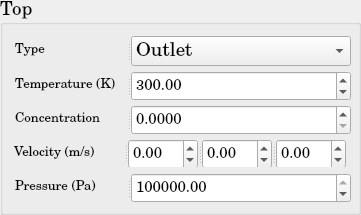
          <widget class="QGroupBox" name="DM_BoundaryCondition_Top">
           <property name="minimumSize">
            <size>
             <width>361</width>
             <height>215</height>
            </size>
           </property>
           <property name="maximumSize">
            <size>
             <width>361</width>
             <height>215</height>
            </size>
           </property>
           <property name="font">
            <font>
             <family>Century Schoolbook L</family>
             <pointsize>14</pointsize>
             <weight>50</weight>
             <bold>false</bold>
            </font>
           </property>
           <property name="title">
            <string>Top</string>
           </property>
           <layout class="QGridLayout" name="gridLayout_33">
            <item row="0" column="0">
             <widget class="QSplitter" name="splitter_76">
              <property name="minimumSize">
               <size>
                <width>338</width>
                <height>30</height>
               </size>
              </property>
              <property name="maximumSize">
               <size>
                <width>334</width>
                <height>30</height>
               </size>
              </property>
              <property name="orientation">
               <enum>Qt::Horizontal</enum>
              </property>
              <widget class="QLabel" name="DM_Type_Top_BC">
               <property name="minimumSize">
                <size>
                 <width>110</width>
                 <height>30</height>
                </size>
               </property>
               <property name="maximumSize">
                <size>
                 <width>110</width>
                 <height>30</height>
                </size>
               </property>
               <property name="text">
                <string>&lt;html&gt;&lt;head/&gt;&lt;body&gt;&lt;p&gt;&lt;span style=&quot; font-size:10pt;&quot;&gt;Type&lt;/span&gt;&lt;/p&gt;&lt;/body&gt;&lt;/html&gt;</string>
               </property>
              </widget>
              <widget class="QComboBox" name="DM_Type_Top_BC_ComboBox">
               <property name="minimumSize">
                <size>
                 <width>220</width>
                 <height>30</height>
                </size>
               </property>
               <property name="maximumSize">
                <size>
                 <width>220</width>
                 <height>30</height>
                </size>
               </property>
               <item>
                <property name="text">
                 <string>Outlet</string>
                </property>
               </item>
               <item>
                <property name="text">
                 <string>Wall</string>
                </property>
               </item>
               <item>
                <property name="text">
                 <string>Inlet</string>
                </property>
               </item>
               <item>
                <property name="text">
                 <string>Neumann</string>
                </property>
               </item>
               <item>
                <property name="text">
                 <string>Dirichlet</string>
                </property>
               </item>
              </widget>
             </widget>
            </item>
            <item row="1" column="0">
             <widget class="QSplitter" name="splitter_77">
              <property name="minimumSize">
               <size>
                <width>338</width>
                <height>30</height>
               </size>
              </property>
              <property name="maximumSize">
               <size>
                <width>334</width>
                <height>30</height>
               </size>
              </property>
              <property name="orientation">
               <enum>Qt::Horizontal</enum>
              </property>
              <widget class="QLabel" name="DM_Temperature_Top_BC">
               <property name="minimumSize">
                <size>
                 <width>110</width>
                 <height>30</height>
                </size>
               </property>
               <property name="maximumSize">
                <size>
                 <width>110</width>
                 <height>30</height>
                </size>
               </property>
               <property name="text">
                <string>&lt;html&gt;&lt;head/&gt;&lt;body&gt;&lt;p&gt;&lt;span style=&quot; font-size:10pt;&quot;&gt;Temperature (K)&lt;/span&gt;&lt;/p&gt;&lt;/body&gt;&lt;/html&gt;</string>
               </property>
              </widget>
              <widget class="QDoubleSpinBox" name="DM_Temperature_Top_BC_doubleSpinBox">
               <property name="minimumSize">
                <size>
                 <width>220</width>
                 <height>30</height>
                </size>
               </property>
               <property name="maximumSize">
                <size>
                 <width>220</width>
                 <height>30</height>
                </size>
               </property>
               <property name="font">
                <font>
                 <pointsize>11</pointsize>
                </font>
               </property>
               <property name="maximum">
                <double>1000000000.000000000000000</double>
               </property>
               <property name="value">
                <double>300.000000000000000</double>
               </property>
              </widget>
             </widget>
            </item>
            <item row="2" column="0">
             <widget class="QSplitter" name="splitter_102">
              <property name="minimumSize">
               <size>
                <width>338</width>
                <height>30</height>
               </size>
              </property>
              <property name="maximumSize">
               <size>
                <width>334</width>
                <height>30</height>
               </size>
              </property>
              <property name="orientation">
               <enum>Qt::Horizontal</enum>
              </property>
              <widget class="QLabel" name="DM_Concentration_Top_BC">
               <property name="minimumSize">
                <size>
                 <width>110</width>
                 <height>30</height>
                </size>
               </property>
               <property name="maximumSize">
                <size>
                 <width>110</width>
                 <height>30</height>
                </size>
               </property>
               <property name="text">
                <string>&lt;html&gt;&lt;head/&gt;&lt;body&gt;&lt;p&gt;&lt;span style=&quot; font-size:10pt;&quot;&gt;Concentration&lt;/span&gt;&lt;/p&gt;&lt;/body&gt;&lt;/html&gt;</string>
               </property>
              </widget>
              <widget class="QDoubleSpinBox" name="DM_Concentration_Top_BC_doubleSpinBox">
               <property name="minimumSize">
                <size>
                 <width>220</width>
                 <height>30</height>
                </size>
               </property>
               <property name="maximumSize">
                <size>
                 <width>220</width>
                 <height>30</height>
                </size>
               </property>
               <property name="font">
                <font>
                 <pointsize>11</pointsize>
                </font>
               </property>
               <property name="decimals">
                <number>4</number>
               </property>
               <property name="maximum">
                <double>1.000000000000000</double>
               </property>
               <property name="singleStep">
                <double>0.010000000000000</double>
               </property>
              </widget>
             </widget>
            </item>
            <item row="3" column="0">
             <widget class="QSplitter" name="splitter_78">
              <property name="orientation">
               <enum>Qt::Horizontal</enum>
              </property>
              <widget class="QLabel" name="DM_Velocity_Top_BC">
               <property name="minimumSize">
                <size>
                 <width>110</width>
                 <height>30</height>
                </size>
               </property>
               <property name="maximumSize">
                <size>
                 <width>110</width>
                 <height>30</height>
                </size>
               </property>
               <property name="text">
                <string>&lt;html&gt;&lt;head/&gt;&lt;body&gt;&lt;p&gt;&lt;span style=&quot; font-size:10pt;&quot;&gt;Velocity (m/s)&lt;/span&gt;&lt;/p&gt;&lt;/body&gt;&lt;/html&gt;</string>
               </property>
              </widget>
              <widget class="QSplitter" name="splitter_79">
               <property name="minimumSize">
                <size>
                 <width>220</width>
                 <height>30</height>
                </size>
               </property>
               <property name="maximumSize">
                <size>
                 <width>218</width>
                 <height>30</height>
                </size>
               </property>
               <property name="orientation">
                <enum>Qt::Horizontal</enum>
               </property>
               <widget class="QDoubleSpinBox" name="DM_Velocity_1d_Top_BC_doubleSpinBox">
                <property name="minimumSize">
                 <size>
                  <width>68</width>
                  <height>30</height>
                 </size>
                </property>
                <property name="maximumSize">
                 <size>
                  <width>70</width>
                  <height>30</height>
                 </size>
                </property>
                <property name="font">
                 <font>
                  <pointsize>11</pointsize>
                 </font>
                </property>
                <property name="minimum">
                 <double>-1000000000.000000000000000</double>
                </property>
                <property name="maximum">
                 <double>1000000000.000000000000000</double>
                </property>
               </widget>
               <widget class="QDoubleSpinBox" name="DM_Velocity_2d_Top_BC_doubleSpinBox">
                <property name="minimumSize">
                 <size>
                  <width>68</width>
                  <height>30</height>
                 </size>
                </property>
                <property name="maximumSize">
                 <size>
                  <width>70</width>
                  <height>30</height>
                 </size>
                </property>
                <property name="font">
                 <font>
                  <pointsize>11</pointsize>
                 </font>
                </property>
                <property name="minimum">
                 <double>-1000000000.000000000000000</double>
                </property>
                <property name="maximum">
                 <double>1000000000.000000000000000</double>
                </property>
               </widget>
               <widget class="QDoubleSpinBox" name="DM_Velocity_3d_Top_BC_doubleSpinBox">
                <property name="minimumSize">
                 <size>
                  <width>68</width>
                  <height>30</height>
                 </size>
                </property>
                <property name="maximumSize">
                 <size>
                  <width>70</width>
                  <height>30</height>
                 </size>
                </property>
                <property name="font">
                 <font>
                  <pointsize>11</pointsize>
                 </font>
                </property>
                <property name="minimum">
                 <double>-1000000000.000000000000000</double>
                </property>
                <property name="maximum">
                 <double>1000000000.000000000000000</double>
                </property>
               </widget>
              </widget>
             </widget>
            </item>
            <item row="4" column="0">
             <widget class="QSplitter" name="splitter_80">
              <property name="minimumSize">
               <size>
                <width>338</width>
                <height>30</height>
               </size>
              </property>
              <property name="maximumSize">
               <size>
                <width>334</width>
                <height>30</height>
               </size>
              </property>
              <property name="orientation">
               <enum>Qt::Horizontal</enum>
              </property>
              <widget class="QLabel" name="DM_Pressure_Top_BC">
               <property name="minimumSize">
                <size>
                 <width>110</width>
                 <height>30</height>
                </size>
               </property>
               <property name="maximumSize">
                <size>
                 <width>110</width>
                 <height>30</height>
                </size>
               </property>
               <property name="text">
                <string>&lt;html&gt;&lt;head/&gt;&lt;body&gt;&lt;p&gt;&lt;span style=&quot; font-size:10pt;&quot;&gt;Pressure (Pa)&lt;/span&gt;&lt;/p&gt;&lt;/body&gt;&lt;/html&gt;</string>
               </property>
              </widget>
              <widget class="QDoubleSpinBox" name="DM_Pressure_Top_BC_doubleSpinBox">
               <property name="minimumSize">
                <size>
                 <width>220</width>
                 <height>30</height>
                </size>
               </property>
               <property name="maximumSize">
                <size>
                 <width>220</width>
                 <height>30</height>
                </size>
               </property>
               <property name="font">
                <font>
                 <pointsize>11</pointsize>
                </font>
               </property>
               <property name="maximum">
                <double>1000000000.000000000000000</double>
               </property>
               <property name="value">
                <double>100000.000000000000000</double>
               </property>
              </widget>
             </widget>
            </item>
           </layout>
          </widget>
